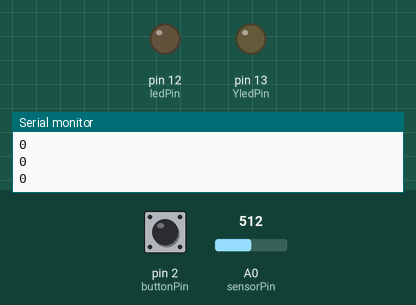
Simulated run of this sketch. Board: Arduino Uno, built with avr-gcc and run on an emulated ATmega328P. On the bench: output pins drawn as LEDs (lit = HIGH), the last lines printed to the serial monitor. Dashed ring = blinking. The inputs (shaded band) are chosen by the test bench; at power-on: pin 2 (buttonPin) LOW, A0 (sensorPin) = 512.

Above: at 1.2 s.
1.3 s: pin 2 (buttonPin) pulled HIGH for 0.3 s
At 1.66 s:
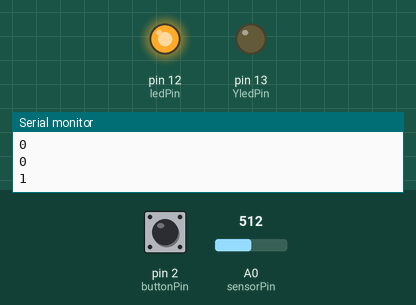
3.5 s: pin 2 (buttonPin) pulled HIGH for 3.2 s
At 3.97 s:
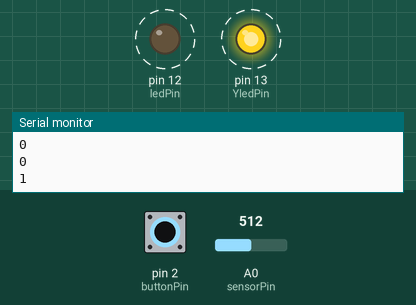
Timing chart, 0 to 8.7 s (numbered marks = the images above; inputs shaded):
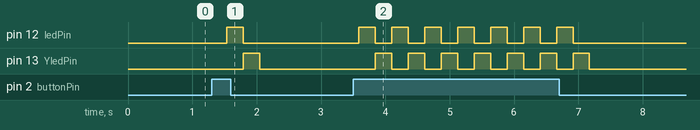

Measured:
- after the input at 1.3 s, pin 12 (ledPin): LOW → HIGH after 0.24 s, → LOW 0.26 s later; pin 13 (YledPin): LOW → HIGH after 0.49 s, → LOW 0.26 s later
- after the input at 3.5 s, pin 12 (ledPin): alternates HIGH for 0.26 s and LOW for 0.26 s, 14 changes in all, then stays LOW, starting after 0.09 s; pin 13 (YledPin): alternates HIGH for 0.26 s and LOW for 0.26 s, 14 changes in all, then stays LOW, starting after 0.34 s

The sketch:

pullup_serial_led_application.ino
```cpp
const int ledPin=12;
const int YledPin=13;
const int buttonPin=2;
int sensorPin = A0;
int sensorValue = 0;
int buttonState =0;


void setup() {

  pinMode(ledPin, OUTPUT);
   pinMode(YledPin, OUTPUT);
  pinMode(buttonPin, INPUT);
  Serial.begin(9600);
}

void loop() {
  buttonState = digitalRead(buttonPin);
  sensorValue = analogRead(sensorPin);
  Serial.println(buttonState);

  if(buttonState == HIGH){
   digitalWrite(ledPin, HIGH);
    digitalWrite(YledPin, LOW);
  //  Serial.println("LED ON");
   delay(sensorValue/2);

   digitalWrite(ledPin, LOW);
    digitalWrite(YledPin, HIGH);
    delay(sensorValue/2);

  } else {
    digitalWrite(ledPin, LOW);
    digitalWrite(YledPin, LOW);

    delay(sensorValue/2);
  }


//  digitalWrite(ledPin, HIGH);
//  delay(500);

// digitalWrite(ledPin, LOW);
//  delay(500);
}
```
